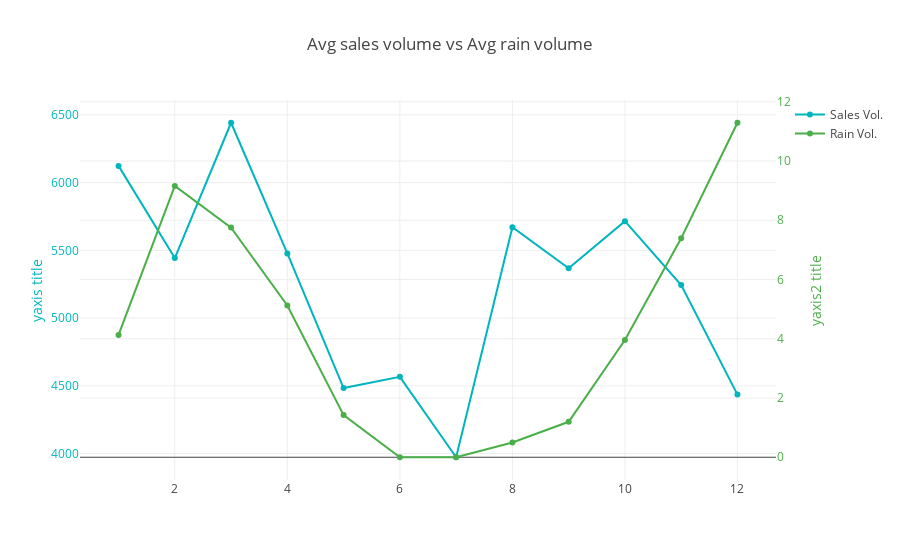

Notebook code for this chart:
### Markdown cell above
Secondly, we are going to study how the average sales and rain volume are distributed by month. The next chart shows the average number of sales/rains by month.

### Code cell
# Group sales volume by year-month
sum_by_m = df.groupby(['year', 'month'], as_index=False)['total_invoices'].sum()
sum_by_m['idx'] = sum_by_m.apply(lambda x: str(int(x.year)) + '-' + str(int(x.month)),  axis=1)
# Get the avg by month
avg_by_m = sum_by_m.groupby(['month'], as_index=False)['total_invoices'].mean()
# Create bars
trace1 = go.Scatter(x=avg_by_m.month,y=avg_by_m.total_invoices, name='Sales Vol.', marker=dict(color='#00b5bd'))

# Group sales volume by year-month
rain_avg_by_m = df.groupby(['month'], as_index=False)['precipitation_vol'].mean()
# Create bars
trace2 = go.Scatter(x=rain_avg_by_m.month,y=rain_avg_by_m.precipitation_vol, name='Rain Vol.', yaxis='y2', marker=dict(color='#4BAF49'))

# Create Chart data and layout
data = [trace1, trace2]
layout = go.Layout(
    title='Avg sales volume vs Avg rain volume',
    yaxis=dict(
        title='yaxis title',
        titlefont=dict(
            color='#00b5bd'
        ),
        tickfont=dict(
            color='#00b5bd'
        ),
    ),
    yaxis2=dict(
        title='yaxis2 title',
        titlefont=dict(
            color='#4BAF49'
        ),
        tickfont=dict(
            color='#4BAF49'
        ),
        overlaying='y',
        side='right'
    )
)

# Plot chart
fig = go.Figure(data=data, layout=layout)
iplot(fig)

### Figure 1 — Plotly figure (JSON) as saved in the notebook; plotly's stock layout.template omitted (floating-point values rounded to 4 significant figures)
{"data": [{"marker": {"color": "#00b5bd"}, "name": "Sales Vol.", "type": "scatter", "uid": "51af9bb1-0892-4620-8bf0-cf9983f81ac1", "x": [1, 2, 3, 4, 5, 6, 7, 8, 9, 10, 11, 12], "y": [6124.0, 5444.0, 6442, 5477, 4484.0, 4566.0, 3973.0, 5671.0, 5368.0, 5716.0, 5244.0, 4435]}, {"marker": {"color": "#4BAF49"}, "name": "Rain Vol.", "type": "scatter", "uid": "ec0a6a2c-5fe4-4891-827e-71f2321651c4", "x": [1, 2, 3, 4, 5, 6, 7, 8, 9, 10, 11, 12], "y": [4.131, 9.16, 7.752, 5.123, 1.422, 0, 0, 0.4971, 1.197, 3.96, 7.393, 11.29], "yaxis": "y2"}], "layout": {"title": "Avg sales volume vs Avg rain volume", "yaxis": {"tickfont": {"color": "#00b5bd"}, "title": "yaxis title", "titlefont": {"color": "#00b5bd"}}, "yaxis2": {"overlaying": "y", "side": "right", "tickfont": {"color": "#4BAF49"}, "title": "yaxis2 title", "titlefont": {"color": "#4BAF49"}}}}
